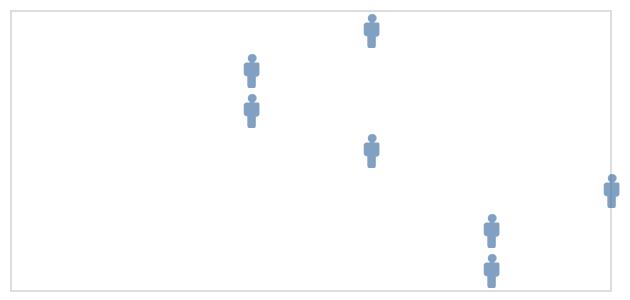

The Vega-Lite source for this figure:
### Vega-Lite specification from a JSON file in a GitHub repository (floating-point values rounded to 4 significant figures)
{"$schema": "https://vega.github.io/schema/vega-lite/v5.json", "description": "Isotype Chart representing Adjust Price per Country", "data": {"values": [{"name": "Singapore", "adjust_price": 5, "code": "SGP"}, {"name": "Indonesia", "adjust_price": 2, "code": "IDN"}, {"name": "Thailand", "adjust_price": 4, "code": "THA"}, {"name": "China", "adjust_price": 3, "code": "CHN"}, {"name": "India", "adjust_price": 2, "code": "IND"}, {"name": "Philippines", "adjust_price": 3, "code": "PHL"}, {"name": "South Korea", "adjust_price": 4, "code": "KOR"}]}, "mark": {"type": "point", "filled": true}, "encoding": {"x": {"field": "adjust_price", "type": "quantitative", "axis": null}, "y": {"field": "name", "type": "ordinal", "axis": null}, "shape": {"value": "M1.7 -1.7h-0.8c0.3 -0.2 0.6 -0.5 0.6 -0.9c0 -0.6 -0.4 -1 -1 -1c-0.6 0 -1 0.4 -1 1c0 0.4 0.2 0.7 0.6 0.9h-0.8c-0.4 0 -0.7 0.3 -0.7 0.6v1.9c0 0.3 0.3 0.6 0.6 0.6h0.2c0 0 0 0.1 0 0.1v1.9c0 0.3 0.2 0.6 0.3 0.6h1.3c0.2 0 0.3 -0.3 0.3 -0.6v-1.8c0 0 0 -0.1 0 -0.1h0.2c0.3 0 0.6 -0.3 0.6 -0.6v-2c0.2 -0.3 -0.1 -0.6 -0.4 -0.6z"}, "size": {"value": 20}}}
